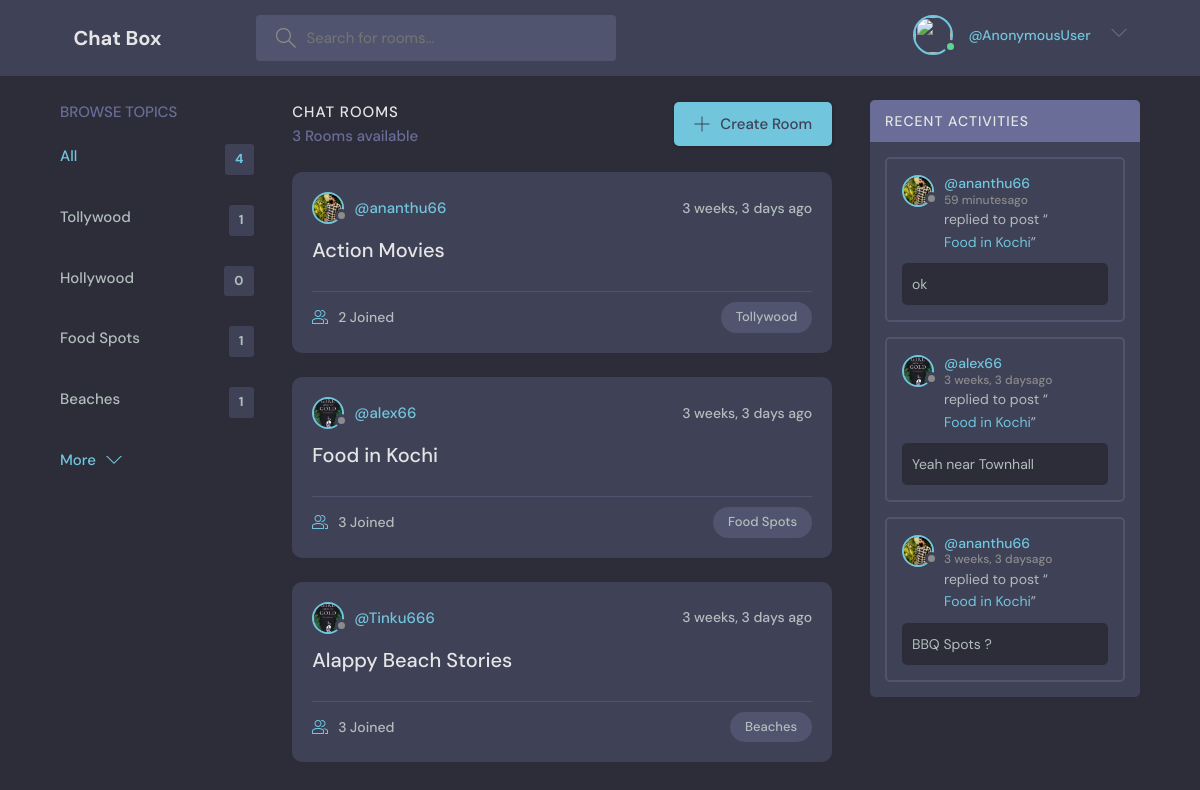
The page / on the database its author committed.
### chatapp/models.py (models this page shows, shortened)
class Topic(models.Model):
    name=models.CharField(max_length=100)
    def __str__(self):
        return self.name

class Room(models.Model):
    host=models.ForeignKey(User,models.SET_NULL,null=True)
    topic= models.ForeignKey(Topic,models.SET_NULL,null=True)
    sub_topic=models.CharField(max_length=200)
    participants=models.ManyToManyField(User,related_name='participants')
    created=models.DateTimeField(auto_now_add=True)
    updated=models.DateTimeField(auto_now=True)

class ProfileModel(models.Model):
    name=models.OneToOneField(User,on_delete=models.CASCADE,null=True)
    email=models.EmailField(null=True,blank=True)
    bio=models.CharField(max_length=200,null=True,blank=True)
    profile_pic=models.ImageField(null=True,blank=True,default="gofg_7CJTSER.jpg")

class Message(models.Model):
    user=models.ForeignKey(User,on_delete=models.CASCADE)
    room=models.ForeignKey(Room,on_delete=models.CASCADE)
    body=models.TextField()
    created=models.DateTimeField(auto_now_add=True)
    updated=models.DateTimeField(auto_now=True)

### chatapp/views.py (the view)
# urls.py: path('',home,name='home'),
def home(request):
    q=request.GET.get('q') if request.GET.get('q') != None else ''
    room=Room.objects.filter(
       Q(topic__name__icontains=q) |
        Q(host__username__icontains=q) |
            Q(sub_topic__icontains=q)
    )
    room_count=room.count()
    a=room_count
    topic=Topic.objects.all()[0:6]
    room_messages=Message.objects.filter(Q(room__topic__name__icontains=q)|Q(user__username__icontains=q)).order_by('-created')[0:a]
    return render(request,'index.html',{'room':room,'topic':topic,'room_count':room_count,'room_messages':room_messages})

### chatapp/templates/index.html (shortened to what this page needs)
<!DOCTYPE html>
{% load static %}
<html lang="en">
  <head>
    <link rel="stylesheet" href="style.css" />
  </head>
  <body>
    <header class="header header--loggedIn">
      <div class="container">
        <a href="/" class="header__logo">
          <h1>Chat Box</h1>
        </a>
        <form class="header__search" method="GET">
          <label>
            <input type="text" name="q" placeholder="Search for rooms..." />
          </label>
        </form>
        <nav class="header__menu">
          <div class="header__user">
            {% if request.user.is_authenticated %}
            <a href="{% url 'user-profile' request.user.id %}">
              <div class="avatar avatar--medium active">
                <img src="{{request.user.profilemodel.profile_pic.url}}" />
              </div>
              <p><span>@{{request.user}}</span></p>
            </a>
            {% else %}
            <a href="{% url 'login' %}">
              <div class="avatar avatar--medium active">
                <img src="{{request.user.profilemodel.profile_pic.url}}" />
              </div>
              <p><span>@{{request.user}}</span></p>
            </a>
            {% endif %}
            <button class="dropdown-button">
              <svg version="1.1" xmlns="http://www.w3.org/2000/svg" width="32" height="32" viewBox="0 0 32 32">
                <title>chevron-down</title>
                <path d="M16 21l-13-13h-3l16 16 16-16h-3l-13 13z"></path>
              </svg>
            </button>
          </div>
        </nav>
      </div>
    </header>
    <main class="layout layout--3">
      <div class="container">
        <div class="topics">
          <div class="topics__header">
            <h2>Browse Topics</h2>
          </div>
          <ul class="topics__list">
            <li>
              <a href="{% url 'home' %}" class="active">All <span>{{topic.count}}</span></a>
            </li>
            {% for topic in topic %}
            <li>
              <a href="{% url 'home' %}?q={{topic.name}}">{{topic.name}} <span>{{topic.room_set.all.count}}</span></a>
            </li>
            {% endfor %}
          </ul>
          <a class="btn btn--link" href="{% url 'topics' %}">
            More
            <svg version="1.1" xmlns="http://www.w3.org/2000/svg" width="32" height="32" viewBox="0 0 32 32">
              <title>chevron-down</title>
              <path d="M16 21l-13-13h-3l16 16 16-16h-3l-13 13z"></path>
            </svg>
          </a>
        </div>
        <div class="roomList">
          <div class="roomList__header">
            <div>
              <h2>Chat Rooms</h2>
              <p>{{room_count}} Rooms available</p>
            </div>
            <a class="btn btn--main" href="{% url 'create-room' %}">
              <svg version="1.1" xmlns="http://www.w3.org/2000/svg" width="32" height="32" viewBox="0 0 32 32">
                <title>add</title>
                <path
                  d="M16.943 0.943h-1.885v14.115h-14.115v1.885h14.115v14.115h1.885v-14.115h14.115v-1.885h-14.115v-14.115z"
                ></path>
              </svg>
              Create Room
            </a>
          </div>
          {% for room in room %}
          <div class="roomListRoom">
            <div class="roomListRoom__header">
              <a href="{% url 'user-profile' room.host.id %}" class="roomListRoom__author">
                <div class="avatar avatar--small">
                  <img src="{{room.host.profilemodel.profile_pic.url}}" />
                </div>
                <span>@{{room.host}}</span>
              </a>
              <div class="roomListRoom__actions">
              <span>{{room.created|timesince}} ago</span>
              </div>
            </div>
            <div class="roomListRoom__content">
              <a href="/room/{{room.id}}">{{room.sub_topic}}</a>
            </div>
            <div class="roomListRoom__meta">
              <a href="room.html" class="roomListRoom__joined">
               {{room.participants.all.count}} Joined
              </a>
              <p class="roomListRoom__topic">{{room.topic}}</p>
            </div>
          </div>
          {% endfor %}
        </div>
        <div class="activities">
          <div class="activities__header">
            <h2>Recent Activities</h2>
          </div>
          {% for i in room_messages %}
          <div class="activities__box">
            <div class="activities__boxHeader roomListRoom__header">
              <a href="{% url 'user-profile' i.user.id %}" class="roomListRoom__author">
                <div class="avatar avatar--small">
                  <img src="{{i.user.profilemodel.profile_pic.url}}" />
                </div>
                <p>
                  @{{i.user}}
                  <span>{{i.created|timesince}}ago</span>
                </p>
              </a>
            </div>
            <div class="activities__boxContent">
              <p>replied to post “<a href="/room/{{i.room.id}}">{{i.room.sub_topic}}</a>”</p>
              <div class="activities__boxRoomContent">
                {{i.body}}
              </div>
            </div>
          </div>
          {% endfor %}
        </div>
      </div>
    </main>
  </body>
</html>

### rows shown on the page
Topic: name "Tollywood", room_set.all.count "1"
Topic: name "Hollywood", room_set.all.count "0"
Topic: name "Food Spots", room_set.all.count "1"
Topic: name "Beaches", room_set.all.count "1"
Room: host.profilemodel.profile_pic (picture), host "ananthu66", created "3 weeks, 3 days", sub_topic "Action Movies", participants.all.count "2", topic "Tollywood"
Room: host.profilemodel.profile_pic (picture), host "alex66", created "3 weeks, 3 days", sub_topic "Food in Kochi", participants.all.count "3", topic "Food Spots"
Room: host.profilemodel.profile_pic (picture), host "Tinku666", created "3 weeks, 3 days", sub_topic "Alappy Beach Stories", participants.all.count "3", topic "Beaches"
Message: user.profilemodel.profile_pic (picture), user "ananthu66", created "59 minutes", room.sub_topic "Food in Kochi", body "ok"
Message: user.profilemodel.profile_pic (picture), user "alex66", created "3 weeks, 3 days", room.sub_topic "Food in Kochi", body "Yeah near Townhall"
Message: user.profilemodel.profile_pic (picture), user "ananthu66", created "3 weeks, 3 days", room.sub_topic "Food in Kochi", body "BBQ Spots ?"

### other values the page prints
{{ request.user }} "AnonymousUser"
{{ topic.count }} "4"
{{ room_count }} "3"
